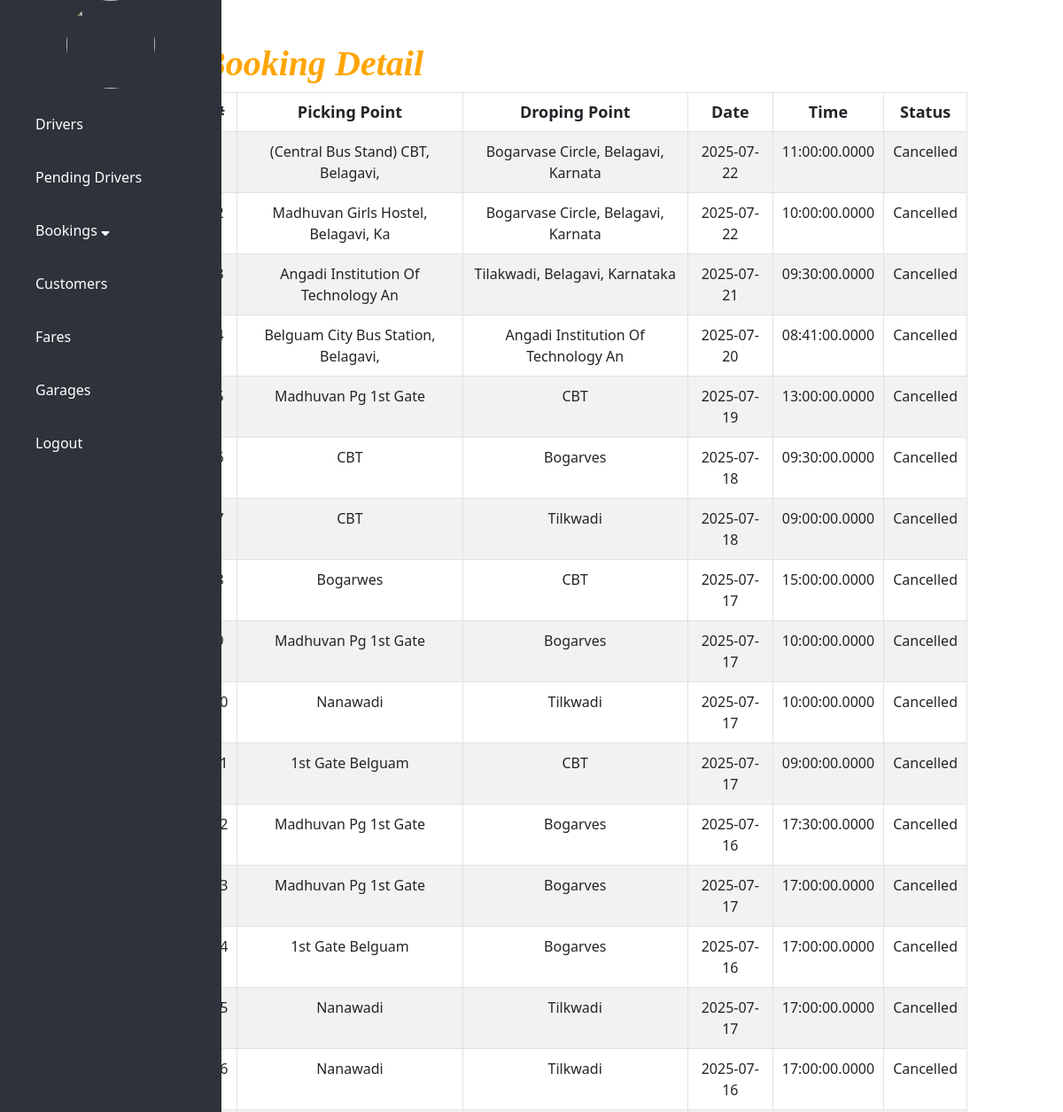
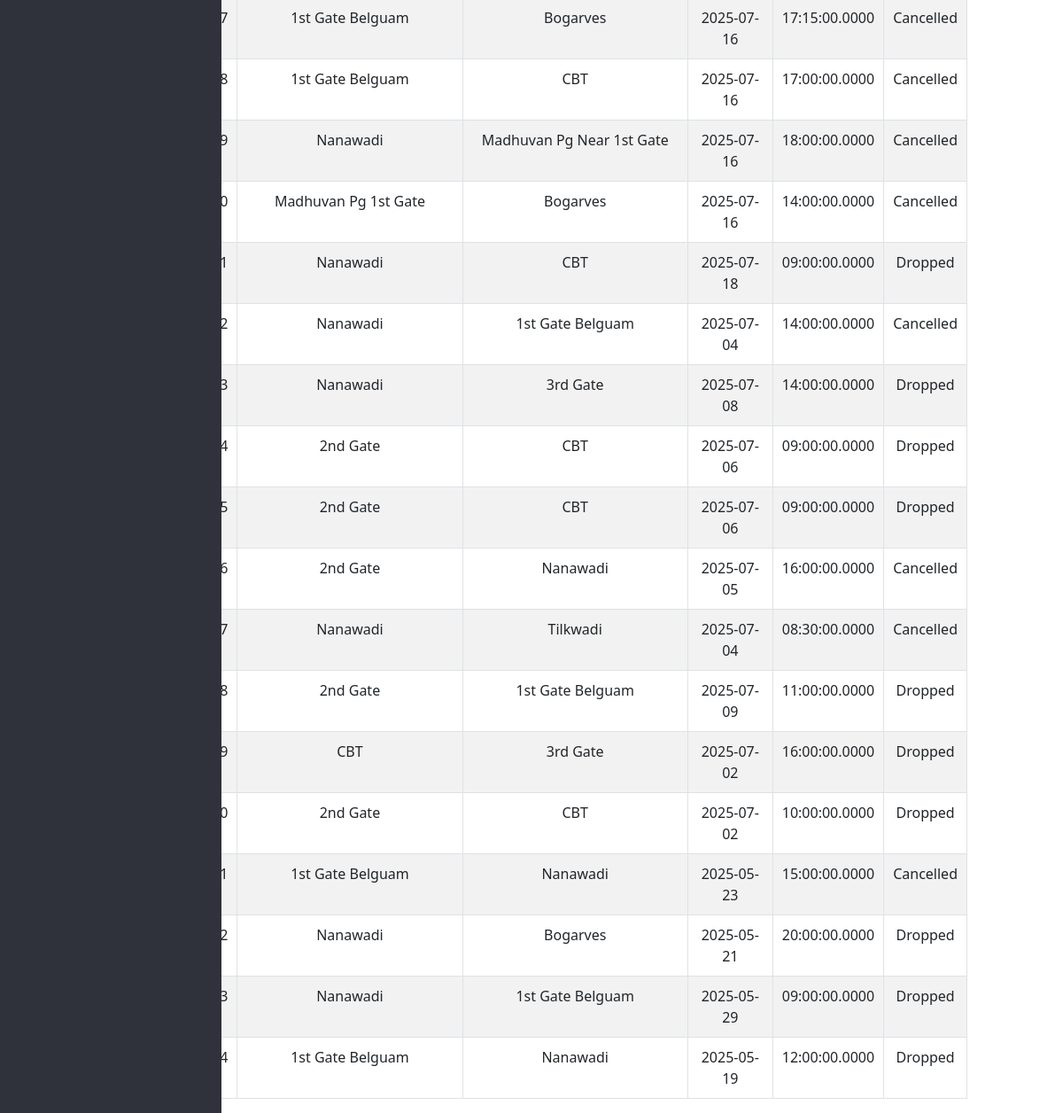
Page /admin/completed-rides.php on the committed database (2 pictures, top to bottom).
### tables this page shows
CREATE TABLE `booking` (
  `bid` int(10) NOT NULL,
  `uid` int(11) NOT NULL,
  `pick` varchar(35) NOT NULL,
  `dest` varchar(35) NOT NULL,
  `bdate` date NOT NULL,
  `btime` time(4) NOT NULL,
  `driverId` int(255) DEFAULT NULL,
  `status` varchar(255) NOT NULL DEFAULT 'booked',
  `pickup_lat` varchar(50) DEFAULT NULL,
  `pickup_lng` varchar(50) DEFAULT NULL,
  `dest_lat` varchar(50) DEFAULT NULL,
  `dest_lng` varchar(50) DEFAULT NULL,
  `eta` int(11) DEFAULT NULL,
  `fare` int(10) DEFAULT NULL
);

### admin/completed-rides.php (the view, shortened to what this page needs)
<?php
$result = mysqli_query($mysqli, "SELECT * FROM booking where booking.status in('cancelled', 'dropped') ORDER BY bid DESC");
include 'admin-header.php';
?>
<div class="main pt-5">
    <div class="tablebox">
        <h1 style="margin-top: 0">Booking detail</h1>
        <table class="table table-striped table-bordered">
            <thead>
                <tr>
                    <th scope="col">#</th>
                    <th>picking point </th>
                    <th>droping point </th>
                    <th>date </th>
                    <th>time </th>
                    <th>status </th>
                </tr>
            </thead>
            <tbody>
                <?php
                $slno = 1;
                while ($res = mysqli_fetch_array($result)) {
                    echo "<tr>";
                    echo "<td>" . $slno . "</td>";
                    echo "<td>" . $res['pick'] . "</td>";
                    echo "<td>" . $res['dest'] . "</td>";
                    echo "<td>" . $res['bdate'] . "</td>";
                    echo "<td>" . $res['btime'] . "</td>";
                    echo "<td>" . $res['status'] . "</td>";
                    echo "</tr>";
                    $slno++;
                }
                ?>
            </tbody>
        </table>
        </body>
        </html>

### admin/admin-header.php (shortened to what this page needs)
<!DOCTYPE html>
<html lang="en" dir="ltr">
<head>
    <link rel="stylesheet" type="text/css" href="../css/dashboard.css">
    <link rel="stylesheet" type="text/css" href="../css/comman-table.css">
    <link rel="stylesheet" href="../css/all.css">
    <link rel="stylesheet" href="../bootstrap-5.0.2-dist/css/bootstrap.min.css">
</head>
<body>
    <div class="sidebar">
        <center>
            <img src="../images/LLG.png" class="profile_image" alt="">
        </center>
        <div class="dd-driver">
            <a class="dropbtn text-white" href="viewdriver.php">Drivers</a>
            <a href="view-pending-drivers.php" class="link">Pending Drivers</a>
        </div>
        <div class="dd-custemer">
            <a class="dropbtn text-white">Bookings <i class="fa fa-sort-down"></i></a>
        </div>
        <a href="viewcustomer.php" class="link">Customers</a>
        <a href="viewfares.php" class="link">Fares</a>
        <a href="viewgarages.php" class="link">Garages</a>
        <a href="adminlogout.php">Logout</a>
    </div>

### assets/css/dashboard.css (style rules this page uses)
body { margin: 0; padding: 0; font-family: "Roboto",sans-serif; }
.sidebar { background: #2F323A; position: fixed; left: 0; width: 250px; height: 100%; transition: 0.5s; transition-property: left; }
.sidebar .profile_image { width: 100px; height: 100px; border-radius: 100px; margin-bottom: 10px; }
.sidebar a { color: #fff; display: block; width: 100%; line-height: 60px; text-decoration: none; padding-left: 40px; box-sizing: border-box; transition: 0.5s; transition-property: background; }
.sidebar i { padding-right: 10px; }

### assets/css/comman-table.css (style rules this page uses)
.tablebox h1 { color: orange; margin-top: 80px; font-weight: bold; font-style: italic; font-family: serif; }
.tablebox { width: 80%; margin: auto; text-transform: capitalize; }
.tablebox .table tr td, th { padding: 10px; text-align: center; }
table th { font-size: 18px;text-align: center; }

### assets/css/all.css (style rules this page uses)
.fa, .fas, .far, .fal, .fad, .fab { -moz-osx-font-smoothing: grayscale; -webkit-font-smoothing: antialiased; display: inline-block; font-style: normal; font-variant: normal; text-rendering: auto; line-height: 1; }
.fa-sort-down:before { content: "\f0dd"; }

### admin/completed-rides.php (style rules this page uses)
.main { margin-left: 10% }

### rows in the picture
booking: pick "(Central Bus Stand) CBT, Belagavi,", dest "Bogarvase Circle, Belagavi, Karnata", bdate "2025-07-22", btime "11:00:00.0000", status "Cancelled"
booking: pick "Madhuvan Girls Hostel, Belagavi, Ka", dest "Bogarvase Circle, Belagavi, Karnata", bdate "2025-07-22", btime "10:00:00.0000", status "Cancelled"
booking: pick "Angadi Institution Of Technology An", dest "Tilakwadi, Belagavi, Karnataka", bdate "2025-07-21", btime "09:30:00.0000", status "Cancelled"
booking: pick "Belguam City Bus Station, Belagavi,", dest "Angadi Institution Of Technology An", bdate "2025-07-20", btime "08:41:00.0000", status "Cancelled"
booking: pick "Madhuvan Pg 1st Gate", dest "CBT", bdate "2025-07-19", btime "13:00:00.0000", status "Cancelled"
booking: pick "CBT", dest "Bogarves", bdate "2025-07-18", btime "09:30:00.0000", status "Cancelled"
booking: pick "CBT", dest "Tilkwadi", bdate "2025-07-18", btime "09:00:00.0000", status "Cancelled"
booking: pick "Bogarwes", dest "CBT", bdate "2025-07-17", btime "15:00:00.0000", status "Cancelled"
booking: pick "Madhuvan Pg 1st Gate", dest "Bogarves", bdate "2025-07-17", btime "10:00:00.0000", status "Cancelled"
booking: pick "Nanawadi", dest "Tilkwadi", bdate "2025-07-17", btime "10:00:00.0000", status "Cancelled"
booking: pick "1st Gate Belguam", dest "CBT", bdate "2025-07-17", btime "09:00:00.0000", status "Cancelled"
booking: pick "Madhuvan Pg 1st Gate", dest "Bogarves", bdate "2025-07-16", btime "17:30:00.0000", status "Cancelled"
booking: pick "Madhuvan Pg 1st Gate", dest "Bogarves", bdate "2025-07-17", btime "17:00:00.0000", status "Cancelled"
booking: pick "1st Gate Belguam", dest "Bogarves", bdate "2025-07-16", btime "17:00:00.0000", status "Cancelled"
booking: pick "Nanawadi", dest "Tilkwadi", bdate "2025-07-17", btime "17:00:00.0000", status "Cancelled"
booking: pick "Nanawadi", dest "Tilkwadi", bdate "2025-07-16", btime "17:00:00.0000", status "Cancelled"
booking: pick "1st Gate Belguam", dest "Bogarves", bdate "2025-07-16", btime "17:15:00.0000", status "Cancelled"
booking: pick "1st Gate Belguam", dest "CBT", bdate "2025-07-16", btime "17:00:00.0000", status "Cancelled"
booking: pick "Nanawadi", dest "Madhuvan Pg Near 1st Gate", bdate "2025-07-16", btime "18:00:00.0000", status "Cancelled"
booking: pick "Madhuvan Pg 1st Gate", dest "Bogarves", bdate "2025-07-16", btime "14:00:00.0000", status "Cancelled"
booking: pick "Nanawadi", dest "CBT", bdate "2025-07-18", btime "09:00:00.0000", status "Dropped"
booking: pick "Nanawadi", dest "1st Gate Belguam", bdate "2025-07-04", btime "14:00:00.0000", status "Cancelled"
booking: pick "Nanawadi", dest "3rd Gate", bdate "2025-07-08", btime "14:00:00.0000", status "Dropped"
booking: pick "2nd Gate", dest "CBT", bdate "2025-07-06", btime "09:00:00.0000", status "Dropped"
booking: pick "2nd Gate", dest "CBT", bdate "2025-07-06", btime "09:00:00.0000", status "Dropped"
booking: pick "2nd Gate", dest "Nanawadi", bdate "2025-07-05", btime "16:00:00.0000", status "Cancelled"
booking: pick "Nanawadi", dest "Tilkwadi", bdate "2025-07-04", btime "08:30:00.0000", status "Cancelled"
booking: pick "2nd Gate", dest "1st Gate Belguam", bdate "2025-07-09", btime "11:00:00.0000", status "Dropped"
booking: pick "CBT", dest "3rd Gate", bdate "2025-07-02", btime "16:00:00.0000", status "Dropped"
booking: pick "2nd Gate", dest "CBT", bdate "2025-07-02", btime "10:00:00.0000", status "Dropped"
booking: pick "1st Gate Belguam", dest "Nanawadi", bdate "2025-05-23", btime "15:00:00.0000", status "Cancelled"
booking: pick "Nanawadi", dest "Bogarves", bdate "2025-05-21", btime "20:00:00.0000", status "Dropped"
booking: pick "Nanawadi", dest "1st Gate Belguam", bdate "2025-05-29", btime "09:00:00.0000", status "Dropped"
booking: pick "1st Gate Belguam", dest "Nanawadi", bdate "2025-05-19", btime "12:00:00.0000", status "Dropped"
